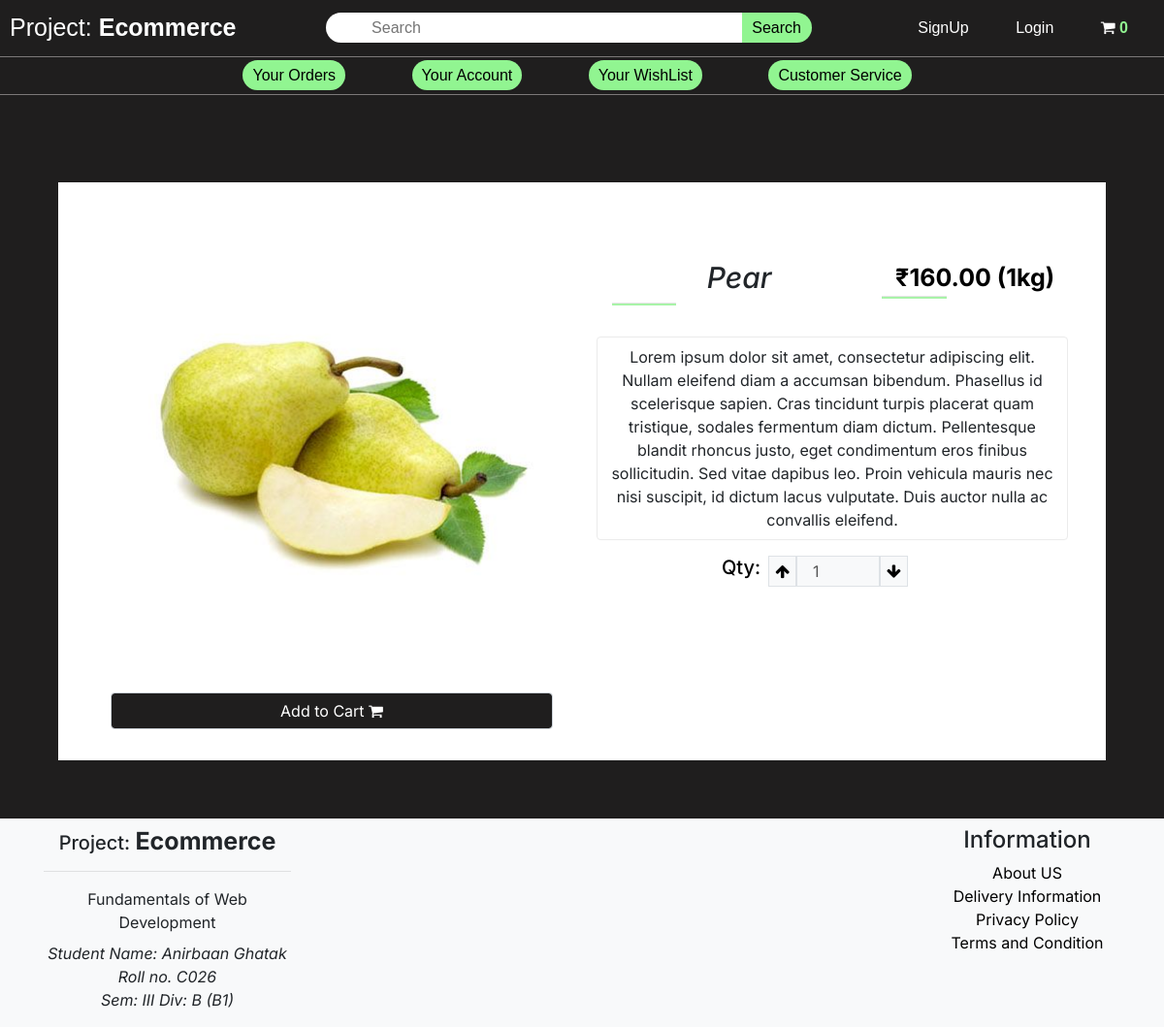
The page /itempage.php on the database its author committed.
### tables this page shows
CREATE TABLE `product` (
  `item_id` int(11) NOT NULL,
  `item_name` varchar(255) NOT NULL,
  `item_price` double(10, 2) NOT NULL,
  `item_image` varchar(255) NOT NULL,
  `item_qty` varchar(20) NOT NULL
);

### table1.php (called while the page is built, shortened)
<?php
class Dbcontrol
{
    protected $host = "localhost";
    protected $user = "root";
    protected $password = "";
    protected $database = "table1";
    public function __construct()
    {
        $this->con = mysqli_connect($this->host, $this->user, $this->password, $this->database);
    }
}

### functions.php (called while the page is built, shortened)
<?php
  require("database/table1.php");
  require("database/products.php");
  $db = new Dbcontrol();
  $prod = new Product($db);
  $products = $prod->getData();
  $Cart = new Cart($db);

### products.php (called while the page is built, shortened)
<?php
class Product
{
    public $db = null;
    public function __construct(Dbcontrol $db)
    {
        $this->db = $db;
    }
    public function getData($table = "product")
    {
        $result = $this->db->con->query("SELECT*FROM {$table}");
        $resultArr = array();
        while ($item = mysqli_fetch_array($result, MYSQLI_ASSOC)) {
            $resultArr[] = $item;
        }
        return $resultArr;
    }
}

### itempage.php (the view, shortened to what this page needs)
<?php
include("./header_php/header.php");
$category = $_GET['category'] ?? 'fruits';
$item_id = $_GET["item_id"] ?? 1;
foreach ($prod->getData($category) as $item) :
  if ($item["item_id"] == $item_id) :
?>
    <section id="item-full" class="py-3 px-4">
      <div class="container background-secondary">
        <div class="row">
          <div class="col-sm-6">
            <img src="<?php echo $item["item_image"] ?? "../assets/assets3.jpg" ?>" alt="large product" class="img-fluid ml-2" />
            <div class="from-row pt-4 font-16 font-inter">
              <div class="col">
              <form method="post">
                <?php
                if (in_array($item['item_id'], $Cart->getCid($prod->getData('cart')) ?? [])) {
                  echo ' <button type="submit" disabled class="btn form-control mb-3">
                  Item Added <i class="fa fa-shopping-cart"></i>
                </button>';
                } else {
                  echo ' <button type="submit" class="btn-custom form-control mb-3">
                  Add to Cart <i class="fa fa-shopping-cart"></i>
                </button>';
                }
                ?>
              </form>
              </div>
            </div>
          </div>
          <div class="col-sm-6 py-5">
            <div class="d-flex">
              <div class="w-75 p-3">
                <h4 class="font-inter font-30 "><em ><?php echo $item["item_name"] ?? "Pear" ?></em></h4>
                <hr class="gline" />
              </div>
              <div class="w-50 py-3">
                <span class="color-primary font-weight-bold font-25"><?php echo $item["item_qty"]?? "100" ?></span>
                <hr class="gline w-35" />
              </div>
            </div>
            <div class="d-flex">
              <p class="border-all rounded py-2 px-2 des">
                Lorem ipsum dolor sit amet, consectetur adipiscing elit. Nullam
                eleifend diam a accumsan bibendum. Phasellus id scelerisque
                sapien. Cras tincidunt turpis placerat quam tristique, sodales
                fermentum diam dictum. Pellentesque blandit rhoncus justo, eget
                condimentum eros finibus sollicitudin. Sed vitae dapibus leo.
                Proin vehicula mauris nec nisi suscipit, id dictum lacus
                vulputate. Duis auctor nulla ac convallis eleifend.
              </p>
            </div>
            <div class="row">
              <div class="col-6 mx-auto">
                <div class="qty d-flex">
                  <h5 class="color-primary">Qty:</h5>
                  <div class="px-2 d-flex">
                    <button class="qty-up border bg-light" data-id="pro3">
                      <i class="fa fa-arrow-up color-primary" aria-hidden="true"></i>
                    </button>
                    <input type="text" class="qty_inp border bg-light pl-3 w-50" data-id="pro3" disabled value="1" placeholder="1" />
                    <button class="qty-down border bg-light" data-id="pro3">
                      <i class="fa fa-arrow-down color-primary" aria-hidden="true"></i>
                    </button>
                  </div>
                </div>
              </div>
            </div>
          </div>
        </div>
      </div>
    </section>
<?php
  endif;
endforeach;
include("./header_php/footer.php");
?>

### index.css (style rules this page uses)
.bod { text-align: center; font-family: "Inter", "Noto Sans JP", sans-serif; background-color: black; margin: 0; text-align: center; background-color: rgb(31, 30, 30); }
* { margin: 0; }

### style.css (style rules this page uses)
button, button:focus { outline: none !important; box-shadow: none !important; }
.gline { width: 25%; border-bottom: 2px solid #a8f3a8; margin-top: 0px; padding-top: 0px; margin-left: 0%; }
.w-35 { width: 35%; }
.w-75 { width: 79%; }
.border-all { border: 1px solid #ebebeb; }
.des { height: 50%; width: 100%; }
.background-secondary { background-color: #ffffff; }
.color-primary { color: #000000; }
.font-inter { font-family: "Inter", sans-serif; }
.font-16 { font-size: 16px; }
.font-25 { font-size: 25px; }
.font-30 { font-size: 30px; }
.btn-custom { background-color: #1f1e1e !important; color: #ffffff !important; font: 14px; border: 1px solid black; }
body { text-align: center; font-family: "Inter", "Noto Sans JP", sans-serif; background-color: black; margin: 0; text-align: center; background-color: rgb(31, 30, 30); }

### rows shown on the page
product: item_image (picture), item_name "Pear", item_qty "₹160.00 (1kg)"

### other values the page prints
count($prod->getData('cart')) "0"
